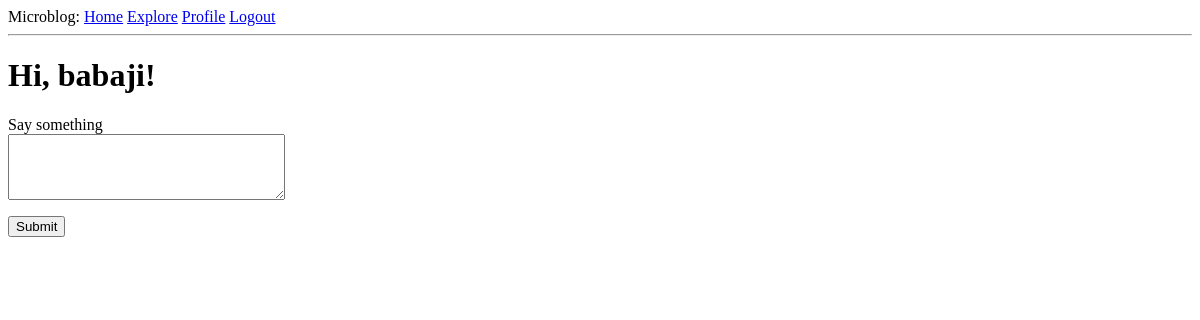
The page /index (signed in) on the database as committed earlier.
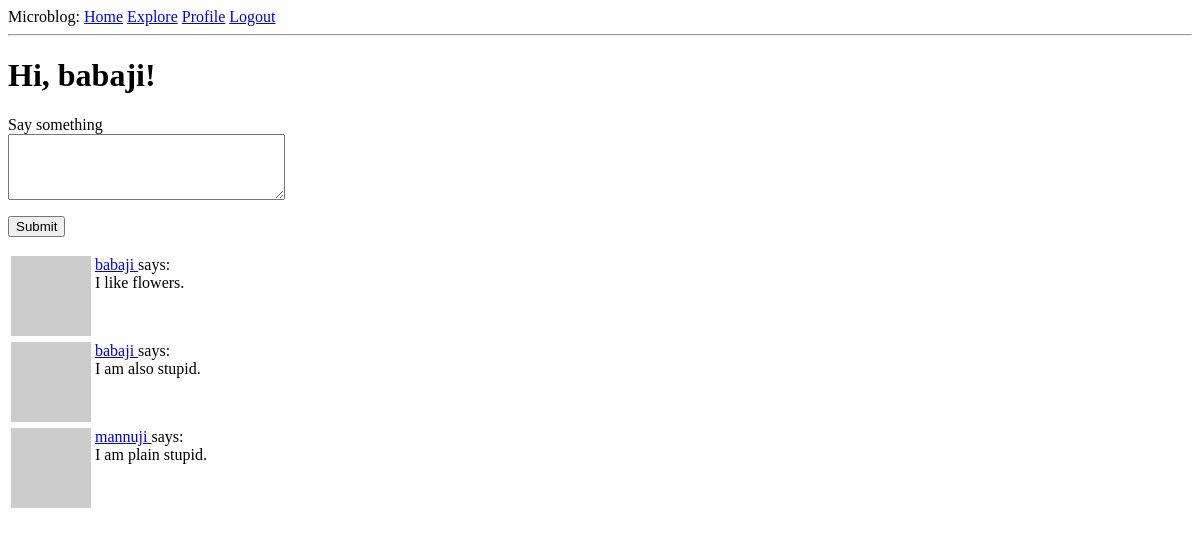
The same page on the database as committed later.
### app/models.py (models this page shows, shortened)
class User(UserMixin, db.Model):
    id = db.Column(db.Integer, primary_key=True)
    username = db.Column(db.String(64), index=True, unique=True)
    email = db.Column(db.String(120), index=True, unique=True)
    passowrd_hash = db.Column(db.String(128))
    about_me = db.Column(db.String(140))
    last_seen = db.Column(db.DateTime, default = datetime.utcnow) # Passing the function, not calling it
    posts = db.relationship('Post', backref='author', lazy='dynamic')
    followed = db.relationship('User',
                    secondary=followers, # configures the association table i.e. followers
                    primaryjoin=(followers.c.follower_id == id),
                    secondaryjoin=(followers.c.followed_id == id),
                    backref=db.backref('followers', lazy='dynamic'),
                    lazy='dynamic')
    def avatar(self, size): # see chapter 6
        digest = md5(self.email.lower().encode('utf-8')).hexdigest() # expects characters in lower case and in byte form.
        return 'https://www.gravatar.com/avatar/{}?d=identicon&s={}'.format(digest, size) # s for size. d is to get default avatar, 'identicon' is the name of avatar
    def followed_posts(self):
        followed = Post.query.join(
            followers, (followers.c.followed_id == Post.user_id)).filter(
                followers.c.follower_id == self.id)
        own = Post.query.filter_by(user_id=self.id)
        return followed.union(own).order_by(Post.timestamp.desc())

class Post(db.Model):
    id = db.Column(db.Integer, primary_key=True)
    body = db.Column(db.String(140))
    timestamp = db.Column(db.DateTime, index=True, default=datetime.utcnow)
    user_id = db.Column(db.Integer, db.ForeignKey('user.id'))

### app/routes.py (the view)
@app.route('/', methods=['GET', 'POST'])
@app.route('/index', methods=['GET', 'POST'])
@login_required
def index():
    user = {'username': 'Miguel'} # Not used after the introduction of database
    posts = [
        {
            'author': {'username': 'John'},
            'body': 'Beautiful day in Portland!'
        },
        {
            'author': {'username': 'Susan'},
            'body': 'The Avengers movie was so cool!'
        }
    ]
    form = PostForm()
    if form.validate_on_submit():
        post = Post(body=form.post.data, author=current_user)
        db.session.add(post)
        db.session.commit()
        flash('Your post is now live!')
        return redirect(url_for('index'))
    page = request.args.get('page', 1, type=int)
    posts = current_user.followed_posts().paginate(
        page, app.config['POSTS_PER_PAGE'], False)
    next_url = url_for('index', page=posts.next_num) if posts.has_next else None
    prev_url = url_for('index', page=posts.prev_num) if posts.has_prev else None
    return render_template('index.html',
                            title='Home',
                            posts=posts.items,
                            form=form,
                            next_url=next_url,
                            prev_url=prev_url)

### app/forms.py
class PostForm(FlaskForm):
    post = TextAreaField('Say something', validators=[
        DataRequired(), Length(min=1, max=140)])
    submit = SubmitField('Submit')

### app/models.py (called while the page is built)
@login.user_loader
def load_user(id):
    return User.query.get(int(id))

### app/routes.py (called while the page is built)
@app.before_request
def before_request():
    if current_user.is_authenticated:
        current_user.last_seen = datetime.utcnow()
        db.session.commit()

### app/templates/index.html (shortened to what this page needs)
{% extends "base.html" %}
{% block content %}
    <h1>Hi, {{ current_user.username }}!</h1>
    <form action="" method="POST">
        {% if form %}
        <p>
            {{ form.post.label }} <br>
            {{ form.post(cols=32, rows=4) }} <br>
        </p>
        <p>{{ form.submit() }}</p>
        {% endif %}
    </form>
    {% for post in posts %}
        {% include '_post.html' %}
    {% endfor %}
{% endblock %}

### app/templates/base.html (shortened to what this page needs)
<html>
    <head>
    </head>
    <body>
        <div>
            Microblog:
            <a href="{{ url_for('index') }}">Home</a>
            <a href="{{ url_for('explore') }}">Explore</a>
            {% if current_user.is_anonymous %}
            <a href="{{ url_for('login') }}">Login</a>
            {% else %}
            <a href="{{ url_for('user', username=current_user.username ) }}">Profile</a>
            <a href="{{ url_for('logout') }}">Logout</a>
            {% endif %}
        </div>
        <hr>
        {% block content %}{% endblock %}
    </body>
</html>

### app/templates/_post.html
<table>
    <tr valign="top">
        <td><img src="{{ post.author.avatar(36) }}"></td>
        <td>
            <a href="{{ url_for('user', username=post.author.username) }}">
                {{ post.author.username }}
            </a>
             says:<br>{{ post.body }}
        </td>
    </tr>
</table>

Rows that differ between the two databases and show on the page:
added Post: author.username "babaji", body "I like flowers."
added Post: author.username "babaji", body "I am also stupid."
added Post: author.username "mannuji", body "I am plain stupid."
